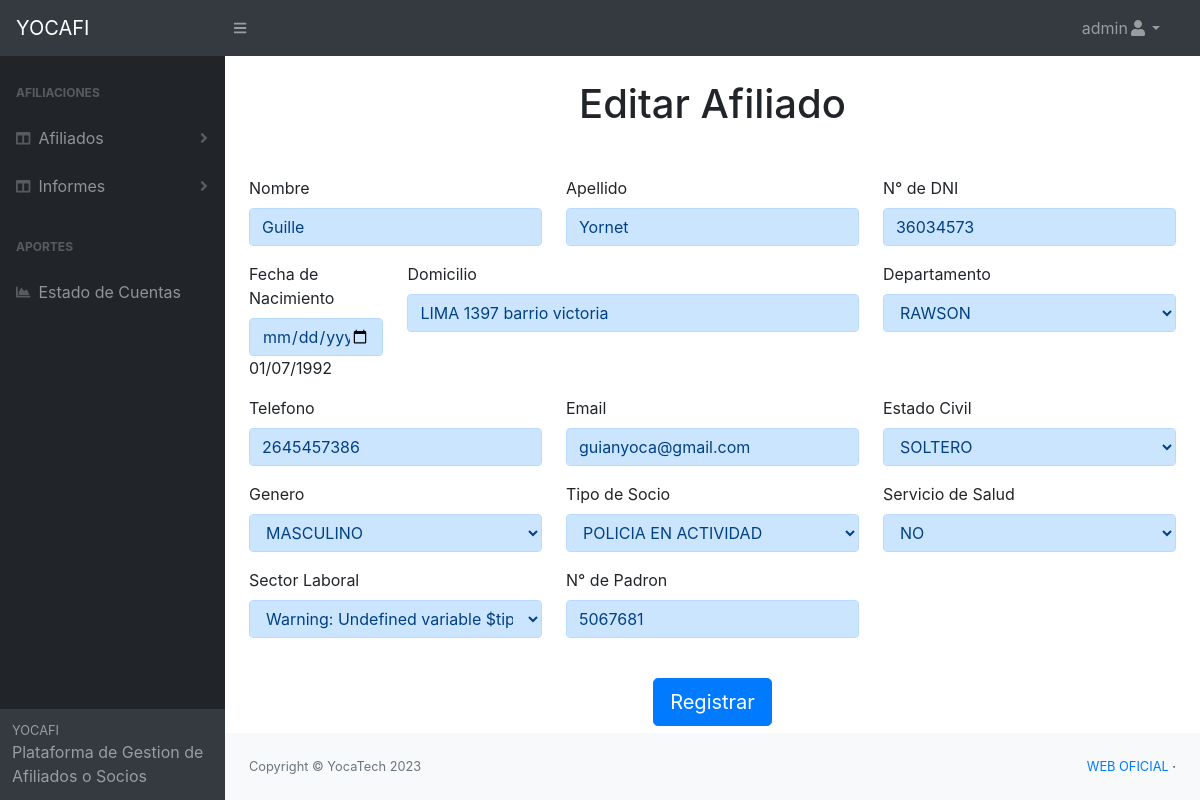
/pages/editar_ficha.php?id=1 (signed in), run on an earlier commit of the app's database.
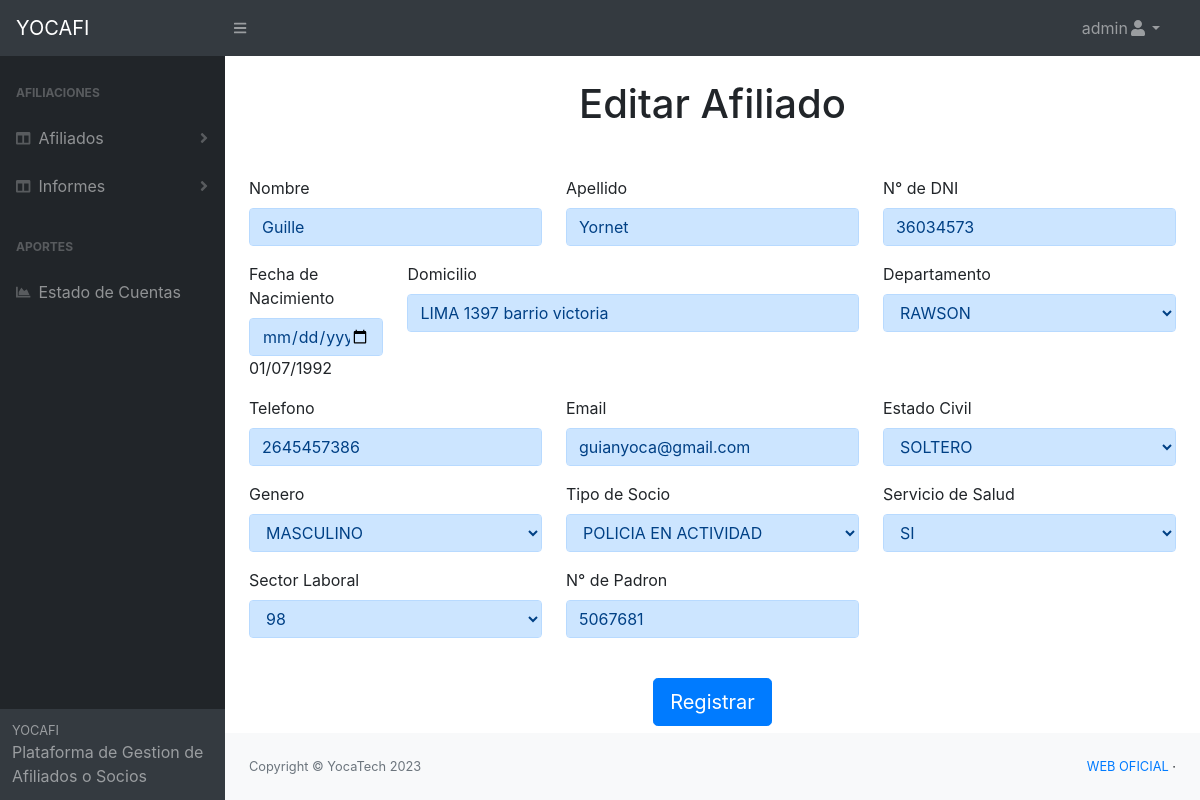
And on a later commit of the database.
### tables this page shows
CREATE TABLE `afiliado_titular` (
  `id` int(11) NOT NULL,
  `nombre` text NOT NULL,
  `apellido` text NOT NULL,
  `dni` text NOT NULL,
  `fecha_nacimiento` date NOT NULL,
  `domicilio` text NOT NULL,
  `telefono` text NOT NULL,
  `email` text DEFAULT NULL,
  `departamento` text NOT NULL,
  `estado_civil` text NOT NULL,
  `genero` text NOT NULL,
  `tipo_socio` text NOT NULL,
  `servicio_salud` varchar(10) NOT NULL,
  `socio_vitalicio` varchar(10) NOT NULL,
  `padron` text NOT NULL,
  `sector_laboral` text NOT NULL,
  `fecha_carga` date DEFAULT NULL,
  `hora_carga` time DEFAULT NULL,
  `usuario_carga` text NOT NULL,
  `estado` text DEFAULT NULL,
  `fecha_estado` date DEFAULT NULL,
  `hora_estado` time DEFAULT NULL,
  `usuario_estado` text DEFAULT NULL,
  `fecha_baja` date DEFAULT NULL,
  `hora_baja` time DEFAULT NULL,
  `usuario_baja` text DEFAULT NULL,
  `fecha_edicion` date DEFAULT NULL,
  `hora_edicion` time DEFAULT NULL,
  `usuario_edita` text DEFAULT NULL
);

### pages/editar_ficha.php (the view, shortened to what the changed rows need)
<?php
	require 'conexion.php';
    $ficha = $_GET['id'];
    $sql4 = "SELECT * FROM afiliado_titular WHERE id='$ficha'";
    $resultado4 = $mysqli->query($sql4);
?>
<?php
    include "header.php";
?>
    <body class="sb-nav-fixed">
        <div id="layoutSidenav">
            <div id="layoutSidenav_content">
                <main>
                <div class="container mt-4">
                    <h1 class="text-center">Editar Afiliado</h1>
                </div>
                <?php while ($row4 = $resultado4->fetch_assoc()) { ?>
<div class="container mt-5">
    <form method="post" action="actualiza_afiliado.php">
        <div class="row">
            <div class="col-md-4">
                <div class="form-group">
                    <label for="nombre">Nombre</label>
                    <input type="text" class="form-control alert-primary" id="nombre" name="nombre" autocomplete="off" onkeyup="mayus(this);" value='<?php echo $row4['nombre']; ?>' required>
                </div>
            </div>
            <div class="col-md-4">
                <div class="form-group">
                    <label for="apellido">Apellido</label>
                    <input type="text" class="form-control alert-primary" id="apellido" name="apellido" autocomplete="off" onkeyup="mayus(this);" value='<?php echo $row4['apellido']; ?>' required>
                </div>
            </div>
            <div class="col-md-4">
                <div class="form-group">
                    <label for="dni">N° de DNI</label>
                    <input type="number" class="form-control alert-primary" id="dni" name="dni" autocomplete="off" value='<?php echo $row4['dni']; ?>' required>
                </div>
            </div>
            <div class="col-md-2">
                <div class="form-group">
                    <label for="fecha_nacimiento">Fecha de Nacimiento</label>
                    <input type="date" class="form-control alert-primary" id="fecha_nacimiento" name="fecha_nacimiento"
                    <?php $fechaDesdeBD = $row4['fecha_nacimiento'];
                    $fechaObj = DateTime::createFromFormat('Y-m-d', $fechaDesdeBD);
                    if ($fechaObj !== false) {
                        $fechaFormateada = $fechaObj->format('d/m/Y');
                    }
                ?>value='<?php echo $fechaFormateada; ?>' required>
                    <?php echo $fechaFormateada; ?>
                </div>
            </div>
            <div class="col-md-6">
                <div class="form-group">
                    <label for="domicilio">Domicilio</label>
                    <input type="text" class="form-control alert-primary" id="domicilio" name="domicilio" autocomplete="off" onkeyup="mayus(this);" value='<?php echo $row4['domicilio']; ?>' required>
                </div>
            </div>
            <div class="col-md-4">
                    <label for="departamento">Departamento</label>
                    <select class="form-control alert-primary" name="departamento">
                            <option value='<?php echo $row4['departamento']; ?>' selected><?php echo $row4['departamento']; ?></option>
                    </select>
            </div>
            <div class="col-md-4">
                <div class="form-group">
                    <label for="telefono">Telefono</label>
                    <input type="tel" class="form-control alert-primary" id="telefono" name="telefono" autocomplete="off" value='<?php echo $row4['telefono']; ?>' required>
                </div>
            </div>
            <div class="col-md-4">
                <div class="form-group">
                    <label for="email">Email</label>
                    <input type="email" class="form-control alert-primary" id="email" name="email" autocomplete="off" value='<?php echo $row4['email']; ?>'>
                </div>
            </div>
            <div class="col-md-4">
                <div class="form-group">
                    <label for="estado_civil">Estado Civil</label>
                    <select class="form-control alert-primary" name="estado_civil">
                    <option value='<?php echo $row4['estado_civil']; ?>' selected><?php echo $row4['estado_civil']; ?></option>
                    </select>
                </div>
            </div>
            <div class="col-md-4">
                <div class="form-group">
                    <label for="genero">Genero</label>
                    <select class="form-control alert-primary" name="genero">
                    <option value='<?php echo $row4['genero']; ?>' selected><?php echo $row4['genero']; ?></option>
                    </select>
                </div>
            </div>
            <div class="col-md-4">
                <div class="form-group">
                    <label for="tipo_socio">Tipo de Socio</label>
                    <select class="form-control alert-primary" name="tipo_socio">
                    <option value="<?php echo $row4['tipo_socio']; ?>" selected><?php echo $row4['tipo_socio']; ?></option>
                    </select>
                </div>
            </div>
            <div class="col-md-4">
                <div class="form-group">
                    <label for="servicio_salud">Servicio de Salud</label>
                    <select class="form-control alert-primary" name="servicio_salud">
                    <option value="<?php echo $row4['servicio_salud']; ?>" selected><?php echo $row4['servicio_salud']; ?></option>
                    </select>
                </div>
            </div>
            <div class="col-md-4">
                <div class="form-group">
                    <label for="sector_laboral">Sector Laboral</label>
                    <select class="form-control alert-primary" name="sector_laboral">
                    <option value="<?php echo $row4['sector_laboral']; ?>" selected><?php echo $row4['sector_laboral']; ?></option>
                    </select>
                </div>
            </div>
            <div class="col-md-4">
                <div class="form-group">
                    <label for="num_padron">N° de Padron</label>
                    <input type="number" class="form-control alert-primary" id="num_padron" name="num_padron" autocomplete="off" value="<?php echo $row4['padron']; ?>">
                </div>
            </div>
        </div>
        <div class="container mt-4 text-center">
            <button type="submit" class="btn btn-lg btn-primary mx-auto">Registrar</button>
        </div>
    </form>
</div>
<?php } ?>
				</main>
			</div>
		</div>
	</body>
</html>

What changed in the data, as far as the page shows it:
changed afiliado_titular "Guille": servicio_salud "NO" → "SI"; sector_laboral "Warning: Undefined variable $tipo_socio in E:\\xampp\\htdocs\\tienda\\Views\\admin\\afiliacion\\index.php on line 129 Warning: Trying to access array offset on value of type null in E:\\xampp\\htdocs\\tienda\\Views\\admin\\afiliacion\\index.php on line 129" → "98"
